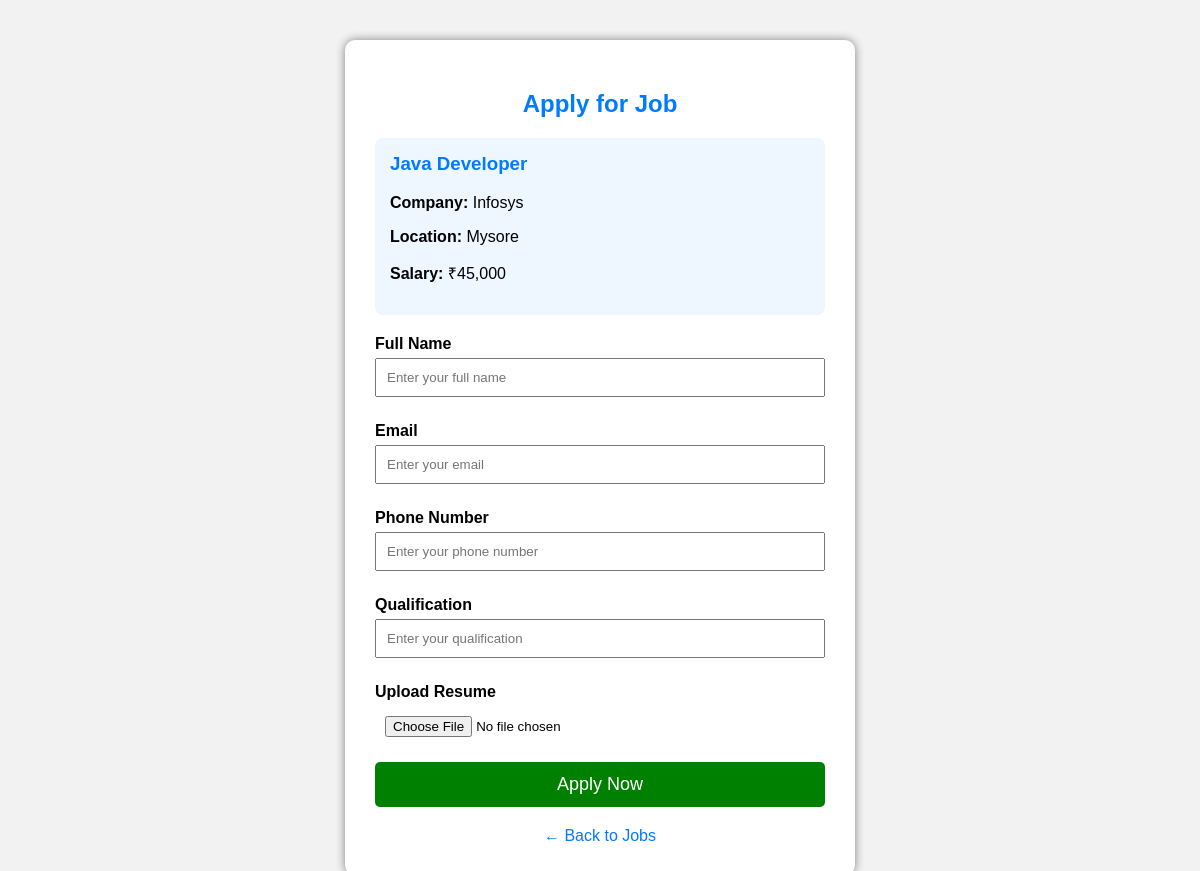
/apply/?job_id=2 (signed in), run on the app's committed database.
### jobapp/models.py (models this page shows, shortened)
class Job(models.Model):
    employer = models.ForeignKey(
        User,
        on_delete=models.CASCADE,
        related_name='posted_jobs',
        null=True,
        blank=True
    )
    title = models.CharField(
        max_length=100
    )
    company = models.CharField(
        max_length=100
    )
    location = models.CharField(
        max_length=100
    )
    salary = models.CharField(
        max_length=50
    )
    description = models.TextField()
    created_at = models.DateTimeField(
        auto_now_add=True
    )

### jobapp/views.py (the view, shortened to what this page needs)
def apply(request):
    if not request.user.is_authenticated:
        messages.error(
            request,
            "Please login as a Job Seeker to apply for a job."
        )
        return redirect("job_seeker_login")
    try:
        profile = Profile.objects.get(
            user=request.user
        )
    except Profile.DoesNotExist:
        messages.error(
            request,
            "Profile not found."
        )
        return redirect("job_seeker_login")
    if profile.role != "job_seeker":
        messages.error(
            request,
            "Only Job Seekers can apply for jobs."
        )
        return redirect("jobs")
    job_id = request.GET.get("job_id")
    if not job_id:
        job_id = request.POST.get("job_id")
    if not job_id:
        messages.error(
            request,
            "Please select a job first."
        )
        return redirect("jobs")
    job = get_object_or_404(
        Job,
        id=job_id
    )
    return render(
        request,
        "apply.html",
        {
            "job": job
        }
    )

### jobapp/templates/apply.html (shortened to what this page needs)
<!DOCTYPE html>
<html>
<head>
</head>
<body>
<div class="container">
    <h2>
        Apply for Job
    </h2>
    {% if job %}
        <div class="job-info">
            <h3>
                {{ job.title }}
            </h3>
            <p>
                <strong>Company:</strong>
                {{ job.company }}
            </p>
            <p>
                <strong>Location:</strong>
                {{ job.location }}
            </p>
            <p>
                <strong>Salary:</strong>
                ₹{{ job.salary }}
            </p>
        </div>
    {% endif %}
    <form
        method="POST"
        enctype="multipart/form-data"
    >
        <label>
            Full Name
        </label>
        <input
            type="text"
            name="fullname"
            placeholder="Enter your full name"
            required
        >
        <label>
            Email
        </label>
        <input
            type="email"
            name="email"
            placeholder="Enter your email"
            required
        >
        <label>
            Phone Number
        </label>
        <input
            type="text"
            name="phone"
            placeholder="Enter your phone number"
            required
        >
        <label>
            Qualification
        </label>
        <input
            type="text"
            name="qualification"
            placeholder="Enter your qualification"
            required
        >
        <label>
            Upload Resume
        </label>
        <input
            type="file"
            name="resume"
            required
        >
        <button type="submit">
            Apply Now
        </button>
    </form>
    <a
        href="{% url 'jobs' %}"
        class="back"
    >
        ← Back to Jobs
    </a>
</div>
</body>
</html>

### jobapp/templates/apply.html (style rules this page uses)
body { font-family: Arial, sans-serif; background: #f2f2f2; margin: 0; }
.container { width: 450px; margin: 40px auto; background: white; padding: 30px; border-radius: 10px; box-shadow: 0 0 10px gray; }
h2 { text-align: center; color: #007bff; }
.job-info { background: #eef6ff; padding: 15px; margin-bottom: 20px; border-radius: 8px; }
.job-info h3 { color: #007bff; margin-top: 0; }
label { display: block; font-weight: bold; margin-top: 10px; margin-bottom: 5px; }
input { width: 100%; padding: 10px; margin-bottom: 15px; box-sizing: border-box; }
button { width: 100%; padding: 12px; background: green; color: white; border: none; border-radius: 5px; font-size: 18px; cursor: pointer; }
.back { display: block; text-align: center; margin-top: 20px; color: #007bff; text-decoration: none; }

### data on the page
Job: title "Java Developer", company "Infosys", location "Mysore", salary "45,000"
